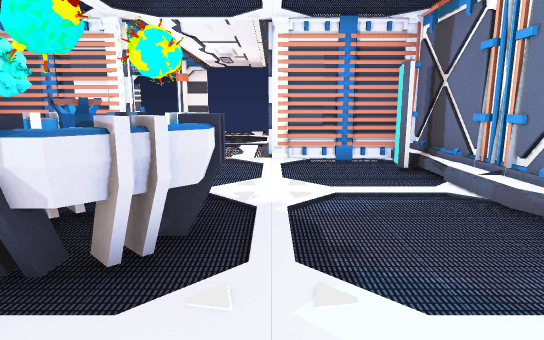
view 1 (above)

14 first-person views from a walk through a 3-D level made in the Unity game engine. The camera is 1.4 m above the floor, tilts 10° down and sees 75° across. The floor is counted in squares, 1 m on a side. Each view is taken from the middle of a square. On the plan, view 1 faces up. The plan holds only what a view shows up to about 15 squares ahead; the rest is blank.

view 2
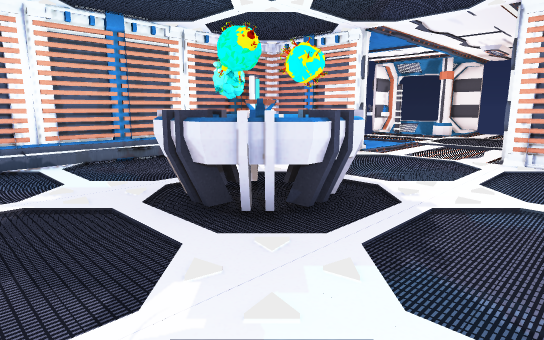

view 3
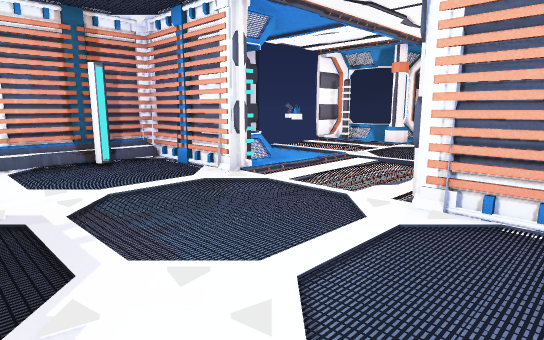

view 4
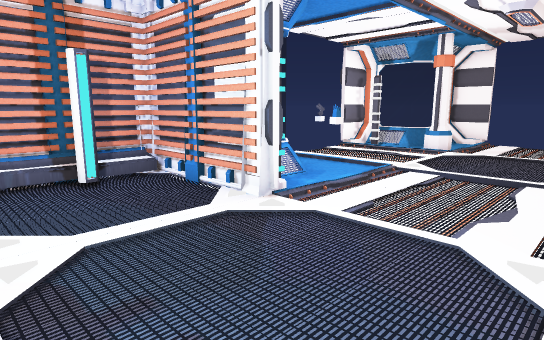

view 5
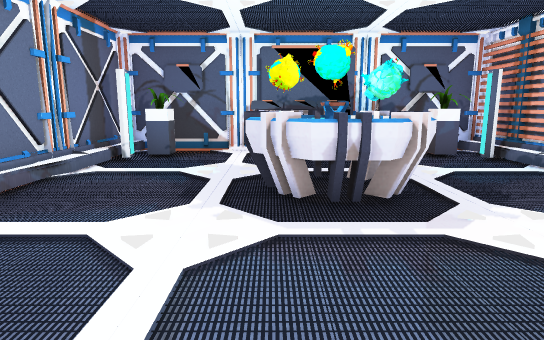

view 6
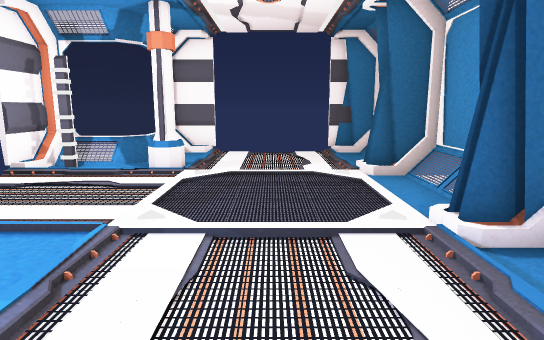

view 7
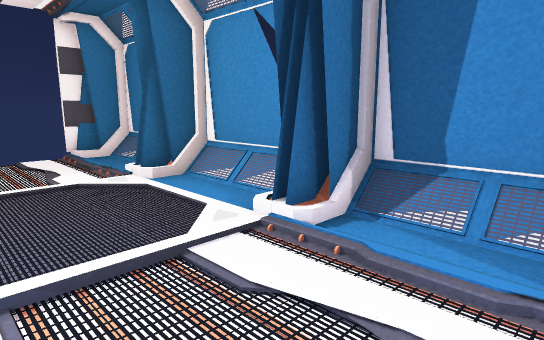

view 8
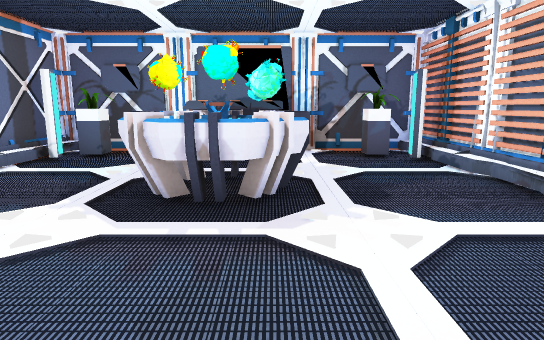

view 9
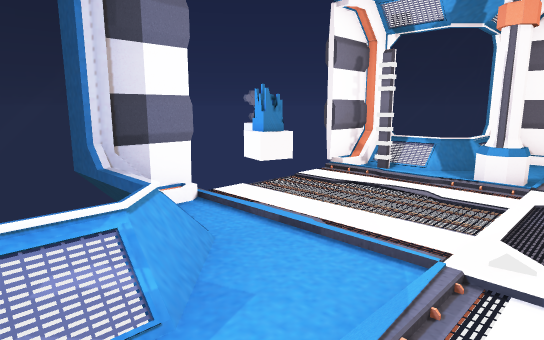

view 10
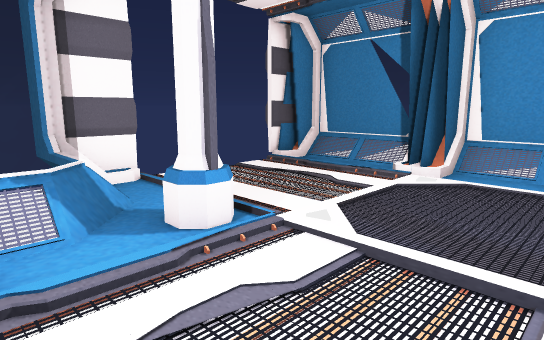

view 11
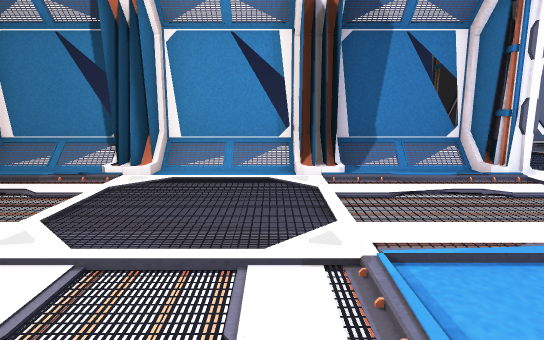

view 12
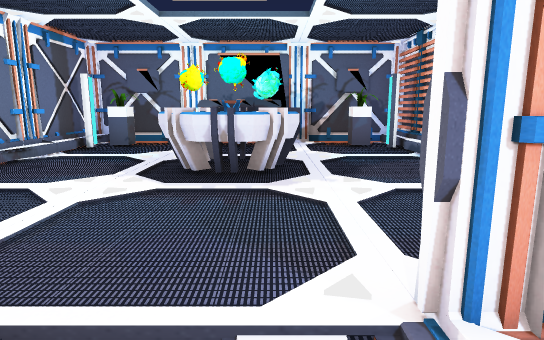

view 13
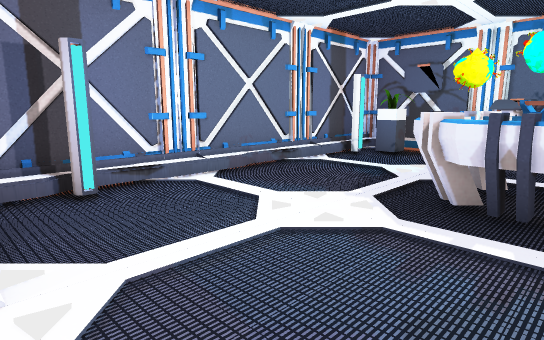

view 14
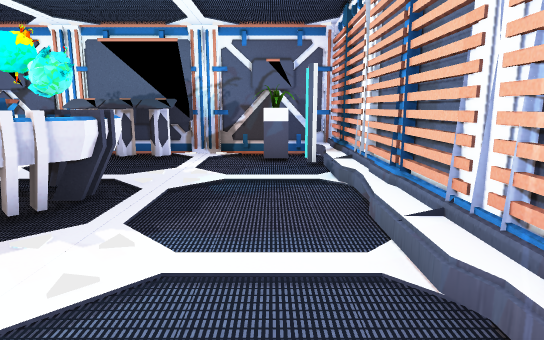

### Floor plan
Key: @ floor where view 1 was taken; # wall or solid block; x gap in a wall; . main floor; : floor 0.25 m higher than the main floor; / step, stairs or slope; = window, fence, low wall or low ledge; P projector; C column; L plant; N console; O other object.
Columns run from 8 left of view 1 to 4 right of it. Each row starts with its distance up from view 1.
 22   ##x   x##
 21   =....../=
 20  ==#...../#
 19 ###CC..../=
 18 ##..C...:##
 17  ......../=
 16  ......../#
 15  ......../=
 14 x.O.....:##
 13 #/O....../=
 12 #==#...../#
 11 ## #...../=
 10 #####...#####
  9 #...........#
  8 ##.........##
  7 #...........#
  6 #...........#
  5 #....PPP....#
  4 #...PPPP....#
  3 #....PPP....#
  2 #.....P.....#
  1 #...........#
  0 ##......@..##
 -1 #.L..NNNN.L.#
 -2 #############

Positions as (right, up) in squares from view 1, and headings:
1: (0, 0), facing up
2: (2, 0), facing up-left
3: (2, 5), facing up-left
4: (0, 6), facing up-left
5: (-1, 10), facing down
6: (-2, 10), facing up
7: (-3, 11), facing up-right
8: (-3, 10), facing down
9: (-3, 11), facing up-left
10: (-7, 15), facing up-right
11: (-7, 15), facing right
12: (-3, 12), facing down
13: (-3, 10), facing down-right
14: (-6, 9), facing down
